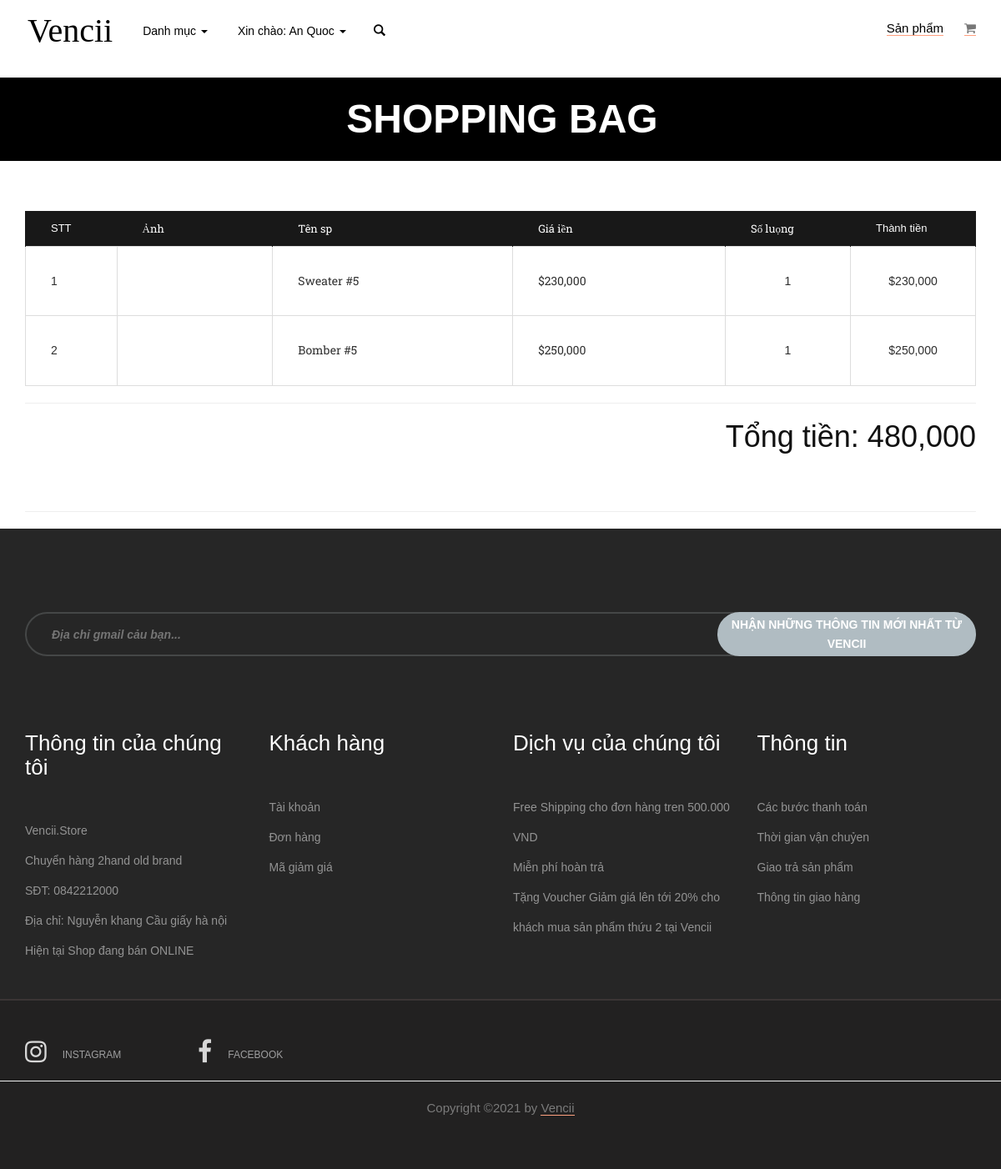
The page /my-order-detail.php?id=4 (signed in) on the database its author committed.
### tables this page shows
CREATE TABLE `order_detail` (
  `order_id` int(11) NOT NULL,
  `pro_id` int(11) NOT NULL,
  `quantity` int(11) NOT NULL,
  `price` float NOT NULL
);

CREATE TABLE `product` (
  `id` int(11) NOT NULL,
  `name` varchar(200) NOT NULL,
  `image` varchar(200) NOT NULL,
  `image_list` text DEFAULT NULL,
  `price` float NOT NULL,
  `sale_price` float NOT NULL,
  `category_id` int(11) NOT NULL,
  `content` text NOT NULL,
  `status` tinyint(1) DEFAULT 1 COMMENT '1 là hiển thị, 0 là ẩn',
  `created_date` timestamp NOT NULL DEFAULT current_timestamp()
);

### my-order-detail.php (the view, shortened to what this page needs)
<?php include 'header.php' ?>
    <div role="main" class="main">
      <section class="page-top">
        <div class="container">
          <div class="page-top-in">
            <h2><span>Shopping Bag</span></h2>
          </div>
        </div>
      </section>
      <div class="container">
        <div class="row featured-boxes">
          <div class="col-md-12">
            <div class="featured-box featured-box-cart">
              <div class="box-content">
              <?php if(!empty($_SESSION['cus_login']) && !empty($_GET['id'])) :
              $od_id = $_GET['id'];
                $sql = "
                SELECT
                  dt.price,
                  dt.pro_id,
                  dt.quantity,
                  SUM(dt.price*dt.quantity) as 'sub_total',
                  p.name,p.image
                  FROM order_detail dt
                  JOIN product p ON p.id = dt.pro_id
                  WHERE dt.order_id = $od_id
                  GROUP BY dt.price,dt.quantity,p.name,p.image
                ";
                  $orders = mysqli_query($conn,$sql);
                ?>
                  <table cellspacing="0" class="shop_table" width="100%">
                    <thead>
                      <tr>
                        <th class="product-thumbnail">
                          STT
                        </th>
                        <th class="product-name">
                         Ảnh
                        </th>
                        <th class="product-name">
                         Tên sp
                        </th>
                        <th class="product-price">
                          Giá iền
                        </th>
                        <th class="product-price">
                          Số luọng
                        </th>
                        <th class="product-quantity">
                          Thành tiền
                        </th>
                      </tr>
                    </thead>
                    <tbody>
                    <?php
                    $tong = 0;
                     foreach($orders as $k => $od) {
                      $tong += $od['sub_total'];
                     ?>
                      <tr class="cart_table_item">
                        <td class="product-thumbnail">
                         <?php echo $k+1; ?>
                        </td>
                          <td class="product-price">
                        </td>
                         <td class="product-price">
                          <a href="product-detail.php?id=<?php echo $od['pro_id'] ?>"><?php echo $od['name'] ?></a>
                        </td>
                        <td class="product-price">
                          <span class="amount">$<?php echo number_format($od['price']) ?></span>
                        </td>
                        <td class="product-quantity">
                           <span class="amount"><?php echo number_format($od['quantity']) ?></span>
                        </td>
                        <td class="product-quantity">
                           <span class="amount">$<?php echo number_format($od['sub_total']) ?></span>
                        </td>
                      </tr>
                    <?php } ?>
                    </tbody>
                  </table>
                  <hr>
                  <h2 class="text-right">
                    Tổng tiền: <?php echo number_format($tong); ?>
                  </h2>
              <?php endif; ?>
            </div>
            </div>
          </div>
        </div>
  <hr>
      </div>
    </div>
<?php include 'footer.php' ?>

### public/css/theme-elements.css (style rules this page uses)
h1, h2, h3, h4, h5, h6 { color: #333333; margin: 0 0 20px; }
a { color: #333333; -webkit-transition: all 300ms; -moz-transition: all 300ms; transition: all 300ms; }

### public/css/theme-shop.css (style rules this page uses)
.shop_table th { background: #181818; border: 1px solid #181818; border-bottom: none; color: white; font-size: .928em; font-weight: 400; padding: 10px 30px; }
.shop_table td { border: 1px solid #dddddd; padding: 30px; }
.shop_table .product-name, .shop_table .product-price, .shop_table .product-subtotal { font-family: Roboto Slab, serif; }
.shop_table .product-thumbnail { border-right: none; padding-right: 0; width: 110px; }
.shop_table .product-name { border-left: none; }
.shop_table .product-quantity { width: 150px; }
.shop_table td.product-quantity { text-align: center; }
.featured-box { margin-bottom: 50px; }

### public/css/theme.css (style rules this page uses)
body { color: #666666; font-family: 'Raleway', sans-serif; line-height: 1.6; }
.page-top, .page-top-md, .page-top-lg { background-color: black; color: white; margin-bottom: 60px; text-align: center; }
.page-top .container, .page-top-md .container, .page-top-lg .container { display: table; height: 100px; }
.page-top .page-top-in, .page-top-md .page-top-in, .page-top-lg .page-top-in { display: table-cell; width: 100%; vertical-align: middle; }
.page-top h2, .page-top-md h2, .page-top-lg h2 { color: white; font-size: 3.429em; font-weight: 700; margin: 0; text-transform: uppercase; }
.page-top h2 span, .page-top-md h2 span, .page-top-lg h2 span { display: inline-block; padding: 11px 31px 11px 35px; }

### public/css/main_styles.css (style rules this page uses)
* { margin: 0; padding: 0; -webkit-font-smoothing: antialiased; -webkit-text-shadow: rgba(0,0,0,.01) 0 0 1px; text-shadow: rgba(0,0,0,.01) 0 0 1px; }
body { font-family: 'Open Sans', sans-serif; font-size: 14px; font-weight: 400; background: #FFFFFF; color: #2f2f2f; }
div { display: block; position: relative; -webkit-box-sizing: border-box; -moz-box-sizing: border-box; box-sizing: border-box; }
a, a:hover, a:visited, a:active, a:link { text-decoration: none; -webkit-font-smoothing: antialiased; -webkit-text-shadow: rgba(0,0,0,.01) 0 0 1px; text-shadow: rgba(0,0,0,.01) 0 0 1px; }
h2 { font-size: 36px; }
h1, h2, h3, h4, h5, h6 { font-family: 'Open Sans', sans-serif; -webkit-font-smoothing: antialiased; -webkit-text-shadow: rgba(0,0,0,.01) 0 0 1px; text-shadow: rgba(0,0,0,.01) 0 0 1px; }
section { display: block; position: relative; box-sizing: border-box; }

### public/css/style4.css (style rules this page uses)
html, body { height: 100%; font-family: 'Josefin Sans', sans-serif; -webkit-font-smoothing: antialiased; font-smoothing: antialiased; }
h1, h2, h3, h4, h5, h6 { margin: 0; color: #111111; font-weight: 600; }
h2 { font-size: 36px; }
@media (min-width: 1200px) { .container { max-width: 1175px; } }

### public/css/product.css (style rules this page uses)
* { margin: 0; padding: 0; -webkit-font-smoothing: antialiased; -webkit-text-shadow: rgba(0,0,0,.01) 0 0 1px; text-shadow: rgba(0,0,0,.01) 0 0 1px; }
body { font-family: 'Open Sans', sans-serif; font-size: 14px; font-weight: 400; background: #FFFFFF; color: #2f2f2f; }
div { display: block; position: relative; -webkit-box-sizing: border-box; -moz-box-sizing: border-box; box-sizing: border-box; }
a, a:hover, a:visited, a:active, a:link { text-decoration: none; -webkit-font-smoothing: antialiased; -webkit-text-shadow: rgba(0,0,0,.01) 0 0 1px; text-shadow: rgba(0,0,0,.01) 0 0 1px; }
h2 { font-size: 36px; }
h1, h2, h3, h4, h5, h6 { font-family: 'Open Sans', sans-serif; -webkit-font-smoothing: antialiased; -webkit-text-shadow: rgba(0,0,0,.01) 0 0 1px; text-shadow: rgba(0,0,0,.01) 0 0 1px; }
section { display: block; position: relative; box-sizing: border-box; }

### public/css/style5.css (style rules this page uses)
html, body { height: 100%; font-family: "Montserrat", sans-serif; -webkit-font-smoothing: antialiased; font-smoothing: antialiased; background: none; }
h1, h2, h3, h4, h5, h6 { margin: 0; color: #111111; font-weight: 500; font-family: "Montserrat", sans-serif; }
h2 { font-size: 36px; }

### rows shown on the page
order_detail: product.name "Sweater #5", price "230,000", quantity "1", sub_total "230,000"
order_detail: product.name "Bomber #5", price "250,000", quantity "1", sub_total "250,000"

### other values the page prints
$cus['name'] "An Quoc"
$tong "480,000"
